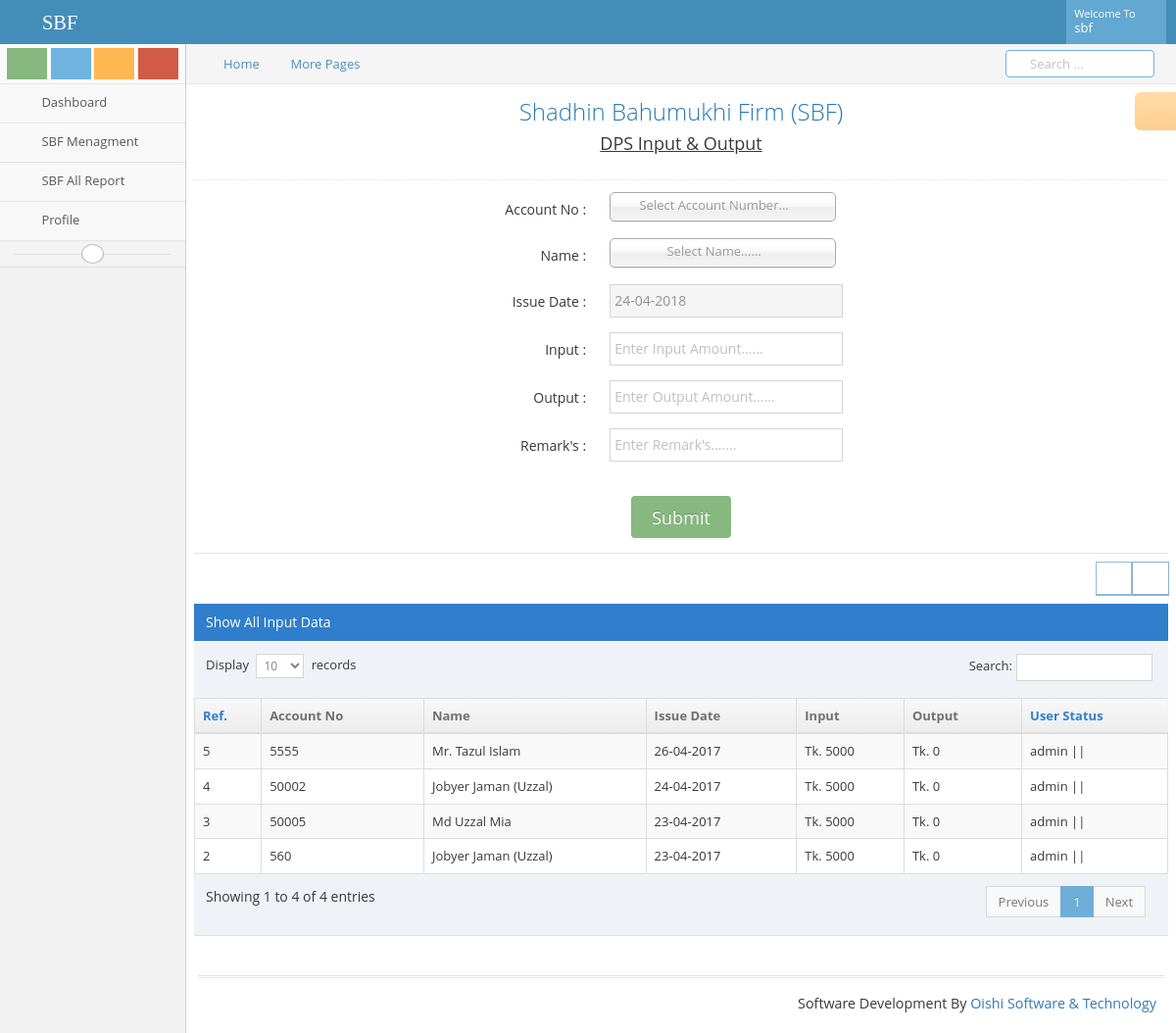
Page /dpsinputOutput.php (signed in) on the committed database.
### tables this page shows
CREATE TABLE `tbl_dpsinputoutput` (
  `id` int(11) NOT NULL,
  `acc_number` varchar(255) NOT NULL,
  `name` varchar(255) NOT NULL,
  `inputdate` varchar(255) NOT NULL,
  `currendate` timestamp NOT NULL DEFAULT CURRENT_TIMESTAMP,
  `editDate` varchar(255) NOT NULL DEFAULT '0',
  `dpsinput` varchar(255) NOT NULL,
  `dpsoutput` varchar(255) NOT NULL,
  `remark` varchar(255) NOT NULL,
  `username` varchar(255) NOT NULL,
  `status` varchar(255) NOT NULL
);

### lib/Database.php (called while the page is built, shortened)
<?php
Class Database{
	public $host   = DB_HOST;
	public $user   = DB_USER;
	public $pass   = DB_PASS;
	public $dbname = DB_NAME;
	public $link;
	private function connectDB(){
	$this->link = new mysqli($this->host, $this->user, $this->pass, $this->dbname);
 }
	public function select($query){
		$result = $this->link->query($query) or die($this->link->error.__LINE__);
		if($result->num_rows > 0){
			return $result;
		} else {
			return false;
		}
	}
}

### dpsinputOutput.php (the view, shortened to what this page needs)
<?php include 'inc/header.php' ?>
<div id="user-profile-3" class="user-profile row">
<div class="row">
	<div class="col-xs-12">
<div class="page-header">
		<h1 class="text-center">Shadhin Bahumukhi Firm (SBF)</h1>
		<h4 class="text-center"><u>DPS Input &amp; Output</u></h4>
	</div>
	<div class="row">
		<div class="col-xs-12">
		<form action="<?php echo htmlspecialchars($_SERVER['PHP_SELF']); ?>" method="POST" class="form-horizontal text-center" role="form">
		   <div class="form-group tabbable">
			<label class="col-xs-4 col-sm-5 control-label " for="form-field-1">Account No :</label>
				<div class="col-xs-7 col-sm-3 col-md-3 col-lg-3">
							<?php
	                            $query = "select * from tbl_sbfgeneralinvestorinfo";
	                            $Category = $db->select($query);
	                            ?>
					</div>
				</div>
				<div class="form-group">
					<label class="col-xs-4 col-sm-5 control-label"> Name :</label>
						<div class="col-xs-7 col-sm-3 col-md-3 col-lg-3">
					</div>
				</div>
				<div class="form-group">
					<label class="col-xs-4 col-sm-5 control-label " for="form-field-date"> Issue Date :</label>
					<div class="col-xs-8 col-sm-7">
						<input class="date-picker col-xs-10 col-sm-5" id="form-field-date" type="text" value="<?php echo date('d-m-Y'); ?>" data-date-format="dd-mm-yyyy"  name="inputdate" readonly="" />
					</div>
				</div>
				<div class="form-group">
					<label class="col-xs-4 col-sm-5 control-label"> Input :</label>
					<div class="col-xs-8 col-sm-7">
						<input type="text" placeholder="Enter Input Amount......" class="col-xs-10 col-sm-5" name="dpsinput"/>
					</div>
				</div>
				<div class="form-group">
					<label class="col-xs-4 col-sm-5 control-label""> Output :</label>
					<div class="col-xs-8 col-sm-7">
						<input type="text" placeholder="Enter Output Amount......" class="col-xs-10 col-sm-5" name="dpsoutput" />
					</div>
				</div>
				<div class="form-group">
					<label class="col-xs-4 col-sm-5 control-label"> Remark's :</label>
					<div class="col-xs-8 col-sm-7">
						<input type="text" placeholder="Enter Remark's......." class="col-xs-10 col-sm-5" name="remark" />
					</div>
				</div>
				<div class="form-group">
					<div class="row text-center">
						<input type="submit" name="submit" class="btn btn-lg btn-success btn-round" value="Submit">
					</div>
				</div>
			</form>
			<div class="hr hr-8"></div>
		</div>
	</div>
<div class="row">
<div class="col-xs-12">
<div class="row">
<div class="col-xs-12">
	<div class="clearfix">
		<div class="pull-right tableTools-container"></div>
	</div>
	<div class="table-header">
		Show All Input Data
	</div>
	<div>
		<table id="dynamic-table" class="table table-striped table-bordered table-hover">
			<thead>
				<tr>
					<th>Ref.</th>
					<th>Account No</th>
					<th>Name</th>
					<th class="hidden-xs">Issue Date</th>
					<th class="hidden-xs">Input</th>
					<th class="hidden-xs">Output</th>
					<th width="15%">User Status</th>
				</tr>
			</thead>
			<tbody>
		<?php
			$query ="SELECT * FROM tbl_dpsinputoutput order by id desc limit 100";
			$installment = $db->select($query);
			if ($installment) {
				while ($result = $installment->fetch_assoc()) {
				?>
				<tr>
					<td><?php echo $result['id'];?></td>
					<td><?php echo $result['acc_number'];?></td>
					<td><?php echo $result['name'];?></td>
					<td class="hidden-xs"><?php echo $result['inputdate'];?></td>
					<td class="hidden-xs"><?php echo "Tk. ".$result['dpsinput'];?></td>
					<td class="hidden-xs"><?php echo "Tk. ".$result['dpsoutput'];?></td>
					<td>
						<div class="">
							<?php echo $result['username'];?>
							||
							<?php
								$selected="SELECT * FROM tbl_dpsinputoutput order by id";
								$Person = $db->select($selected);
								if ($Person) {
									?>
							<a href="#<?php echo $result['id']; ?>" data-toggle="modal" data-target="#<?php echo $result['id']; ?>">
								<span class="glyphicon glyphicon-zoom-in"></span></a>
							<?php } ?>
					</td>
				</tr>
				<?php } } ?>
			</tbody>
		</table>
	</div>
</div>
</div>
</div>
</div>
</div>
</div>
</div>
<?php include 'inc/footer.php' ?>

### rows in the picture
tbl_dpsinputoutput: id "5", acc_number "5555", name "Mr. Tazul Islam", inputdate "26-04-2017", dpsinput "5000", dpsoutput "0", username "admin"
tbl_dpsinputoutput: id "4", acc_number "50002", name "Jobyer Jaman (Uzzal)", inputdate "24-04-2017", dpsinput "5000", dpsoutput "0", username "admin"
tbl_dpsinputoutput: id "3", acc_number "50005", name "Md Uzzal Mia", inputdate "23-04-2017", dpsinput "5000", dpsoutput "0", username "admin"
tbl_dpsinputoutput: id "2", acc_number "560", name "Jobyer Jaman (Uzzal)", inputdate "23-04-2017", dpsinput "5000", dpsoutput "0", username "admin"

### other values in the picture
Session::get('username') "sbf"
